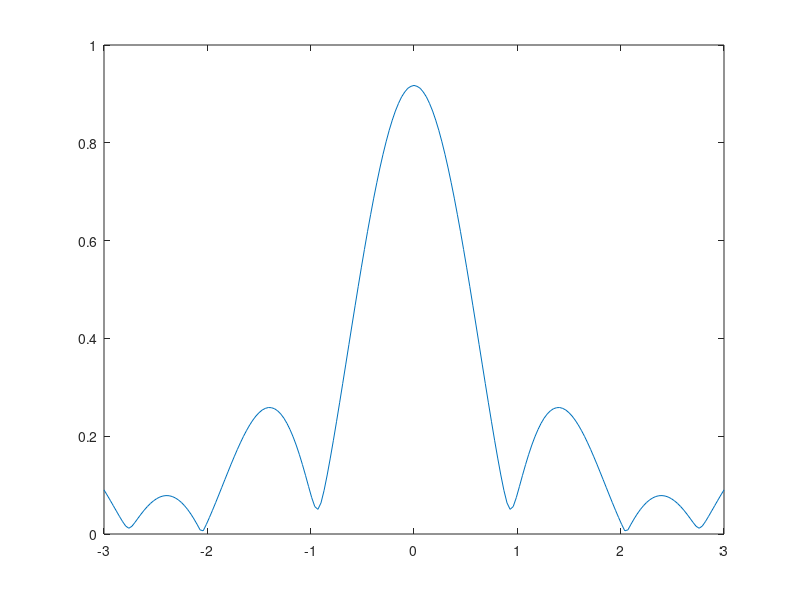

Source code (MATLAB):
%Explanation of base program

%This is off the hook!


%The program splits a single junciton up into xmax discrete sections.  Each
%section has a supercurrent density, and a phase difference that is
%contributed to by the field (PhaseF), and an arbitrary phase set at x=1
%called Phase1.  For each value of field and Phase1 the supercurrent at
%each point is calculated and the net supercurrent (sum along the junction)
%is calcualted to find the supercurrent carried at that phase and that
%field.  To find the maximum supercurrent for a given field, the max of
%that vector is taken, and can be plotted against the magnetic field.  This
%is the exact measurment of the critical current vs field that we do in the
%lab.  



%% Clearing memory and input screen.

clear;
clc;
close all;
%% Defining the Parameters of the Simulaiton
xmax=101;
x(1,:)=(1:xmax);

%Flux Loop Parameters
f=1;
fmax=201;
FluxinJuncMin=-3;
FluxinJuncMax=3;


%Phase Loop parameters
p=1;
pmax=101;
Phase1Min=0*pi;
Phase1Max=2*pi;


%Pre Allocating memory to the arrays to decrease runtime
Phase1=zeros(1,pmax);
FluxinJunc=zeros(1,fmax);

SCurrentDensityNoise=(2*rand(1,xmax)-1);

SCurrentDensity=ones(1,xmax)+1*SCurrentDensityNoise;



SCurrent=zeros(xmax,pmax,fmax);
SCurrentNet=zeros(1,pmax);
MaxSCurrentNet=zeros(1,fmax);

%% Loops for running the simulation Meat of the Simulation



%Field Contribution to the Phase 
%Define the loop setp size, then run the for loop
FluxinJuncSS=(FluxinJuncMax-FluxinJuncMin)/(fmax-1);
for f=1:fmax

    FluxinJunc(f)=FluxinJuncMin+(f-1)*FluxinJuncSS;
    PhaseF=2*pi*x./xmax*FluxinJunc(f);
    %Phase1 Loop of externally set phase in 
    %Define the loop setp size, then run the for loop
    Phase1SS=(Phase1Max-Phase1Min)/(pmax-1);
    for p=1:pmax

        Phase1(p)=Phase1Min+(p-1)*Phase1SS;
        
        SCurrent=SCurrentDensity.*sin(PhaseF+Phase1(p));
        SCurrentNet(p)=sum(SCurrent)/xmax;
      

    end

    MaxSCurrentNet(f)=max(SCurrentNet);

end


figure
plot(FluxinJunc,MaxSCurrentNet)




    




